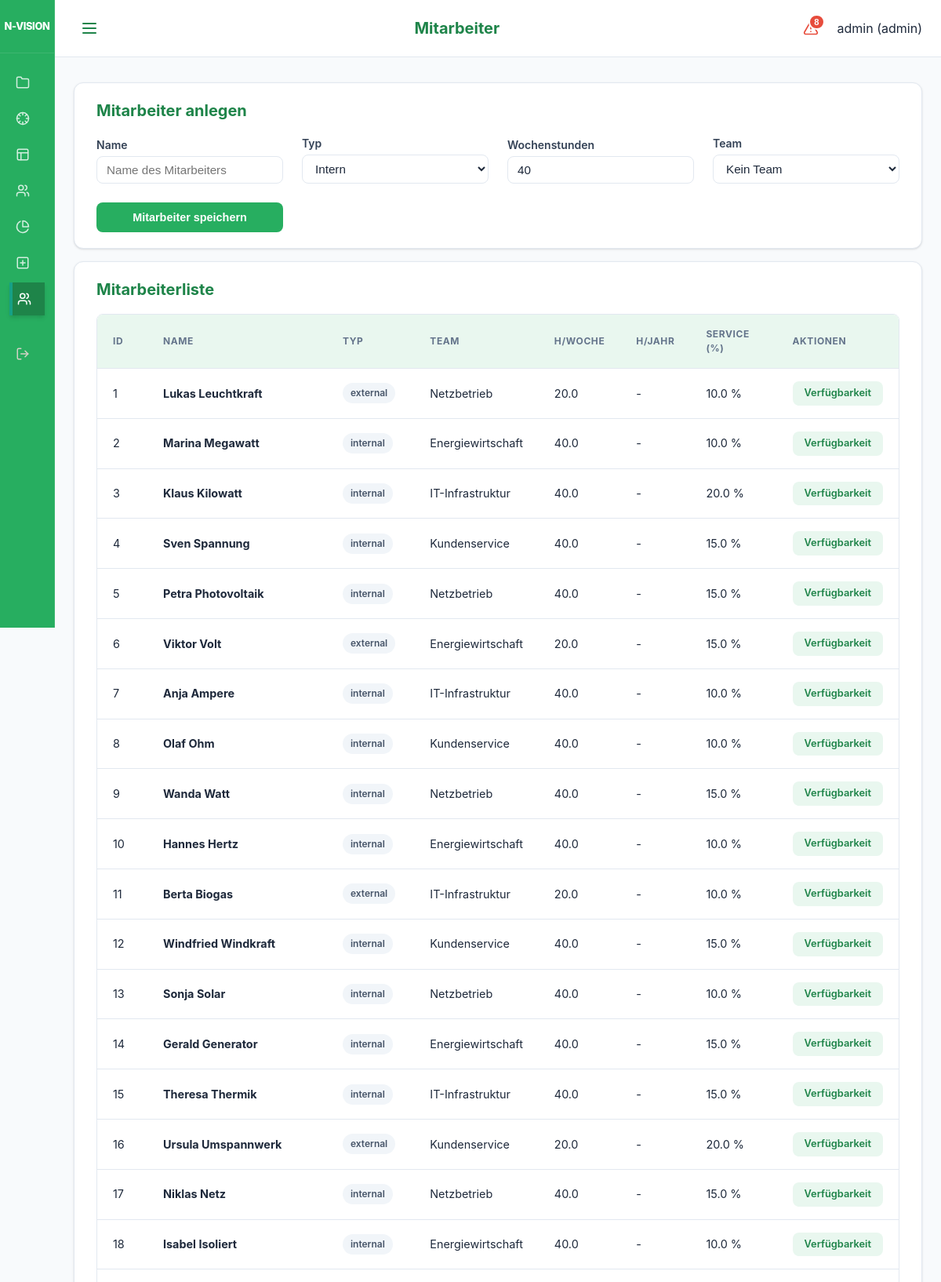
Page /ui/employees (signed in, upper part) on the committed database.
### models.py (models this page shows)
class User(Base):
    __tablename__ = "users"
    id = Column(Integer, primary_key=True, index=True)
    username = Column(String, unique=True, index=True)
    hashed_password = Column(String)
    role = Column(Enum(UserRole), default=UserRole.EMPLOYEE)
    employee_id = Column(Integer, ForeignKey("employees.id"), nullable=True)
    is_active = Column(Boolean, default=True)
    employee = relationship("Employee", back_populates="user")

class Employee(Base):
    __tablename__ = "employees"
    id = Column(Integer, primary_key=True, index=True)
    name = Column(String, index=True)
    type = Column(Enum(ResourceType), default=ResourceType.INTERNAL)
    role_id = Column(Integer, ForeignKey("roles.id"))
    team_id = Column(Integer, ForeignKey("teams.id"))
    weekly_hours = Column(Float, default=40.0)
    annual_hours_target = Column(Float, nullable=True) # Neuer Wert für Jahresplanung
    employment_start = Column(Date)
    employment_end = Column(Date, nullable=True)
    role = relationship("Role", back_populates="employees")
    team = relationship("Team", back_populates="employees")
    staffings = relationship("Staffing", back_populates="employee")
    service_allocations = relationship("ServiceAllocation", back_populates="employee")
    absences = relationship("Absence", back_populates="employee")
    user = relationship("User", back_populates="employee", uselist=False)
    bookings = relationship("Booking", back_populates="employee")

class Team(Base):
    __tablename__ = "teams"
    id = Column(Integer, primary_key=True, index=True)
    name = Column(String, unique=True, index=True)
    employees = relationship("Employee", back_populates="team")

class ServiceAllocation(Base):
    __tablename__ = "service_allocations"
    id = Column(Integer, primary_key=True, index=True)
    employee_id = Column(Integer, ForeignKey("employees.id"))
    capacity_percent = Column(Float) # e.g. 20.0 for 20%
    description = Column(String, nullable=True)
    employee = relationship("Employee", back_populates="service_allocations")

### main.py (the view)
@app.get("/ui/employees", response_class=HTMLResponse)
def ui_employees(request: Request, db: Session = Depends(get_db), user: models.User = Depends(admin_required)):
    employees = db.query(models.Employee).all()
    teams = db.query(models.Team).all()
    return templates.TemplateResponse(
        request=request, name="employees.html", context={
            "employees": employees,
            "teams": teams,
            "active_page": "employees",
            "user": user
        }
    )

### templates/employees.html (shortened to what this page needs)
{% extends "base.html" %}
{% set title = "Mitarbeiter" %}
{% block content %}
<div class="card">
    <h2>Mitarbeiter anlegen</h2>
    <form action="/ui/employees/add" method="post" style="display: grid; grid-template-columns: repeat(auto-fit, minmax(200px, 1fr)); gap: 1.5rem; align-items: end;">
        <div class="form-group" style="margin-bottom: 0;">
            <label>Name</label>
            <input type="text" name="name" required placeholder="Name des Mitarbeiters">
        </div>
        <div class="form-group" style="margin-bottom: 0;">
            <label>Typ</label>
            <select name="type">
                <option value="internal">Intern</option>
            </select>
        </div>
        <div class="form-group" style="margin-bottom: 0;">
            <label>Wochenstunden</label>
            <input type="number" name="weekly_hours" value="40" step="0.5">
        </div>
        <div class="form-group" style="margin-bottom: 0;">
            <label>Team</label>
            <select name="team_id">
                <option value="">Kein Team</option>
            </select>
        </div>
        <div>
            <button type="submit" class="btn btn-primary" style="width: 100%;">Mitarbeiter speichern</button>
        </div>
    </form>
</div>
<div class="card">
    <h2>Mitarbeiterliste</h2>
    <div class="modern-table-wrapper">
        <table class="modern-table">
            <thead>
                <tr>
                    <th>ID</th>
                    <th>Name</th>
                    <th>Typ</th>
                    <th>Team</th>
                    <th>h/Woche</th>
                    <th>h/Jahr</th>
                    <th>Service (%)</th>
                    <th>Aktionen</th>
                </tr>
            </thead>
            <tbody>
                {% for r in employees %}
                <tr>
                    <td>{{ r.id }}</td>
                    <td><a href="/ui/employees/{{ r.id }}/plan" style="color: inherit; text-decoration: none;"><strong>{{ r.name }}</strong></a></td>
                    <td>
                        <span class="badge badge-default">{{ r.type.value }}</span>
                    </td>
                    <td>{{ r.team.name if r.team else "-" }}</td>
                    <td>{{ r.weekly_hours }}</td>
                    <td>{{ r.annual_hours_target if r.annual_hours_target else "-" }}</td>
                    <td>
                        {% if r.service_allocations %}
                            {{ r.service_allocations[0].capacity_percent | round(1) }} %
                        {% else %}
                            0 %
                        {% endif %}
                    </td>
                    <td>
                        <a href="/ui/employees/{{ r.id }}/plan" class="btn btn-small btn-details">Verfügbarkeit</a>
                    </td>
                </tr>
                {% endfor %}
            </tbody>
        </table>
    </div>
</div>
{% endblock %}

### templates/base.html (shortened to what this page needs)
<!DOCTYPE html>
<html lang="de">
<head>
    <link rel="stylesheet" href="{{ static_url('/static/styles.css') }}">
</head>
<body>
<div class="app-layout">
    <aside class="sidebar">
        <div class="sidebar-header">
            <div class="brand-title">N-VISION</div>
        </div>
        <nav class="sidebar-nav">
            <div class="nav-group">
                <a href="/ui/projects" class="{% if active_page == 'projects' %}active{% endif %}" title="Projekte">
                    <svg xmlns="http://www.w3.org/2000/svg" width="18" height="18" viewBox="0 0 24 24" fill="none" stroke="currentColor" stroke-width="2" stroke-linecap="round" stroke-linejoin="round" class="nav-icon"><path d="M22 19a2 2 0 0 1-2 2H4a2 2 0 0 1-2-2V5a2 2 0 0 1 2-2h5l2 3h9a2 2 0 0 1 2 2z"/></svg>
                </a>
                <a href="/ui/steering" class="{% if active_page == 'steering' %}active{% endif %}" title="Steering Board">
                </a>
                <a href="/ui/heatmap" class="{% if active_page == 'heatmap' %}active{% endif %}" title="Heatmap">
                    <svg xmlns="http://www.w3.org/2000/svg" width="18" height="18" viewBox="0 0 24 24" fill="none" stroke="currentColor" stroke-width="2" stroke-linecap="round" stroke-linejoin="round" class="nav-icon"><rect width="18" height="18" x="3" y="3" rx="2"/><path d="M3 9h18"/><path d="M9 21V9"/></svg>
                </a>
                <a href="/ui/pab" class="{% if active_page == 'pab' %}active{% endif %}" title="Public Advisory Board">
                </a>
                <a href="/ui/reports" class="{% if active_page == 'reports' %}active{% endif %}" title="Reports">
                    <svg xmlns="http://www.w3.org/2000/svg" width="18" height="18" viewBox="0 0 24 24" fill="none" stroke="currentColor" stroke-width="2" stroke-linecap="round" stroke-linejoin="round" class="nav-icon"><path d="M21.21 15.89A10 10 0 1 1 8 2.83"></path><path d="M22 12A10 10 0 0 0 12 2v10z"></path></svg>
                </a>
                {% if request.state.user and request.state.user.role.value == 'admin' %}
                <a href="/ui/projects/add" class="{% if active_page == 'project_add' %}active{% endif %}" title="Projekt anlegen">
                    <svg xmlns="http://www.w3.org/2000/svg" width="18" height="18" viewBox="0 0 24 24" fill="none" stroke="currentColor" stroke-width="2" stroke-linecap="round" stroke-linejoin="round" class="nav-icon"><rect width="18" height="18" x="3" y="3" rx="2"/><path d="M12 8v8"/><path d="M8 12h8"/></svg>
                </a>
                <a href="/ui/employees" class="{% if active_page == 'employees' %}active{% endif %}" title="Mitarbeiter">
                </a>
                {% endif %}
            </div>
            <div class="nav-group" style="margin-top: auto;">
                <a href="/logout" class="nav-logout" title="Abmelden">
                </a>
            </div>
        </nav>
    </aside>
    <div class="main-wrapper">
        <header class="top-bar">
            <button class="menu-toggle" id="menuToggle" aria-label="Menü öffnen">
                <svg xmlns="http://www.w3.org/2000/svg" width="24" height="24" viewBox="0 0 24 24" fill="none" stroke="currentColor" stroke-width="2" stroke-linecap="round" stroke-linejoin="round"><line x1="4" x2="20" y1="12" y2="12"/><line x1="4" x2="20" y1="6" y2="6"/><line x1="4" x2="20" y1="18" y2="18"/></svg>
            </button>
            <h1 class="page-title">{{ title if title else "N-VISION" }}</h1>
            <div class="user-info" style="display: flex; align-items: center; gap: 1rem;">
                {% if request.state.user %}
                {% set criticals = get_critical_projects(request) %}
                <button class="critical-trigger" id="criticalTrigger" title="Kritische Projekte">
                    {% if criticals|length > 0 %}
                    <span class="critical-badge">{{ criticals|length }}</span>
                    {% endif %}
                </button>
                {% endif %}
                <span>{{ request.state.user.username if request.state.user else "Gast" }} ({{ request.state.user.role.value if request.state.user else "" }})</span>
            </div>
        </header>
        <main class="content-area">
            {% block content %}{% endblock %}
        </main>
    </div>
</div>
</body>
</html>

### rows in the picture
User: state.user "admin", state.user.role "admin"
Employee: id "1", name "Lukas Leuchtkraft", type.value "external", team "Netzbetrieb", weekly_hours "20.0", annual_hours_target "-", capacity_percent "10.0"
Employee: id "2", name "Marina Megawatt", type.value "internal", team "Energiewirtschaft", weekly_hours "40.0", annual_hours_target "-", capacity_percent "10.0"
Employee: id "3", name "Klaus Kilowatt", type.value "internal", team "IT-Infrastruktur", weekly_hours "40.0", annual_hours_target "-", capacity_percent "20.0"
Employee: id "4", name "Sven Spannung", type.value "internal", team "Kundenservice", weekly_hours "40.0", annual_hours_target "-", capacity_percent "15.0"
Employee: id "5", name "Petra Photovoltaik", type.value "internal", team "Netzbetrieb", weekly_hours "40.0", annual_hours_target "-", capacity_percent "15.0"
Employee: id "6", name "Viktor Volt", type.value "external", team "Energiewirtschaft", weekly_hours "20.0", annual_hours_target "-", capacity_percent "15.0"
Employee: id "7", name "Anja Ampere", type.value "internal", team "IT-Infrastruktur", weekly_hours "40.0", annual_hours_target "-", capacity_percent "10.0"
Employee: id "8", name "Olaf Ohm", type.value "internal", team "Kundenservice", weekly_hours "40.0", annual_hours_target "-", capacity_percent "10.0"
Employee: id "9", name "Wanda Watt", type.value "internal", team "Netzbetrieb", weekly_hours "40.0", annual_hours_target "-", capacity_percent "15.0"
Employee: id "10", name "Hannes Hertz", type.value "internal", team "Energiewirtschaft", weekly_hours "40.0", annual_hours_target "-", capacity_percent "10.0"
Employee: id "11", name "Berta Biogas", type.value "external", team "IT-Infrastruktur", weekly_hours "20.0", annual_hours_target "-", capacity_percent "10.0"
Employee: id "12", name "Windfried Windkraft", type.value "internal", team "Kundenservice", weekly_hours "40.0", annual_hours_target "-", capacity_percent "15.0"
Employee: id "13", name "Sonja Solar", type.value "internal", team "Netzbetrieb", weekly_hours "40.0", annual_hours_target "-", capacity_percent "10.0"
Employee: id "14", name "Gerald Generator", type.value "internal", team "Energiewirtschaft", weekly_hours "40.0", annual_hours_target "-", capacity_percent "15.0"
Employee: id "15", name "Theresa Thermik", type.value "internal", team "IT-Infrastruktur", weekly_hours "40.0", annual_hours_target "-", capacity_percent "15.0"
Employee: id "16", name "Ursula Umspannwerk", type.value "external", team "Kundenservice", weekly_hours "20.0", annual_hours_target "-", capacity_percent "20.0"
Employee: id "17", name "Niklas Netz", type.value "internal", team "Netzbetrieb", weekly_hours "40.0", annual_hours_target "-", capacity_percent "15.0"
Employee: id "18", name "Isabel Isoliert", type.value "internal", team "Energiewirtschaft", weekly_hours "40.0", annual_hours_target "-", capacity_percent "10.0"

### other values in the picture
{{ title if title else "N-VISION" }} "Mitarbeiter"
{{ criticals|length }} "8"
